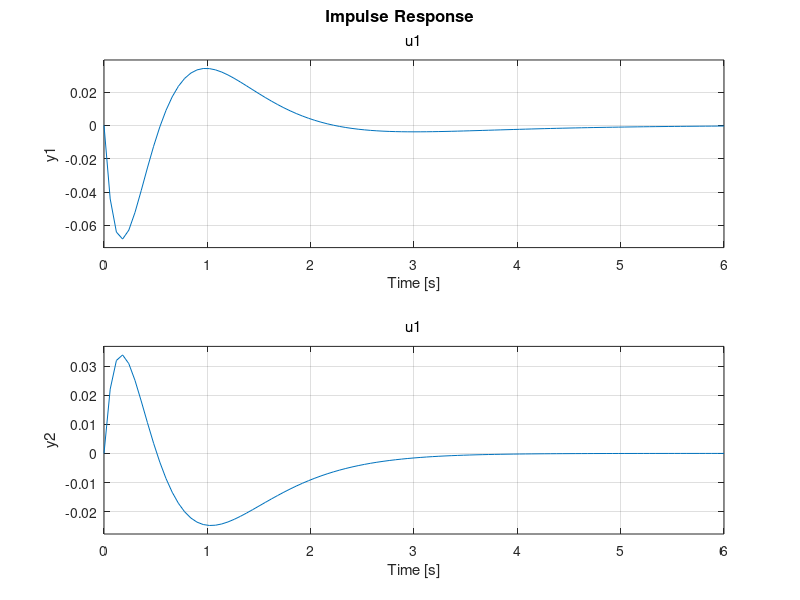

MATLAB code to generate this figure:
l = 0.5;
m = 0.1;
M = 2;
g = 9.81;

% State equation
a = [0 1 0 0; (g*(M+m))/(M*l) 0 0 0; 0 0 0 1; -(M*g)/M 0 0 0];
b = [0; -1/(M*l); 0; 1/M];

c = [1 0 0 0; 0 0 1 0];
d = [0];

% Desired Eigen Values
e1 = -1;
e2 = -2;
e3 = -3;
e4 = -4;

k = place(a,b,[e1 e2 e3 e4]);

sys = ss(a-b*k,b,c,d);
step(sys)
impulse(sys)